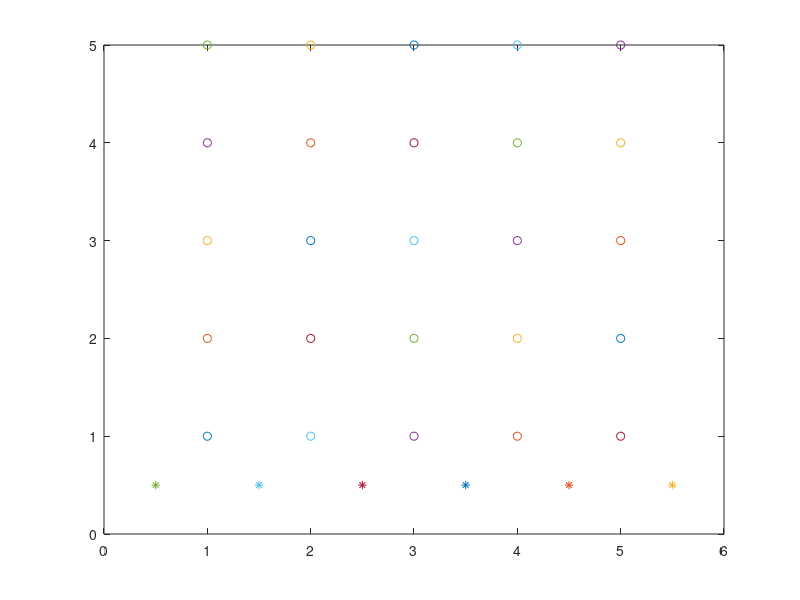

The MATLAB script that drew this image:
close all
clear all

nx=5;
ny=5;

figure(1)
for i=1:nx
   for j=1:ny
      plot([i],[j],'o')
      hold on
   end
end

for i=0:nx
   j=0
   plot([i+1/2], [j+1/2], '*')
end
